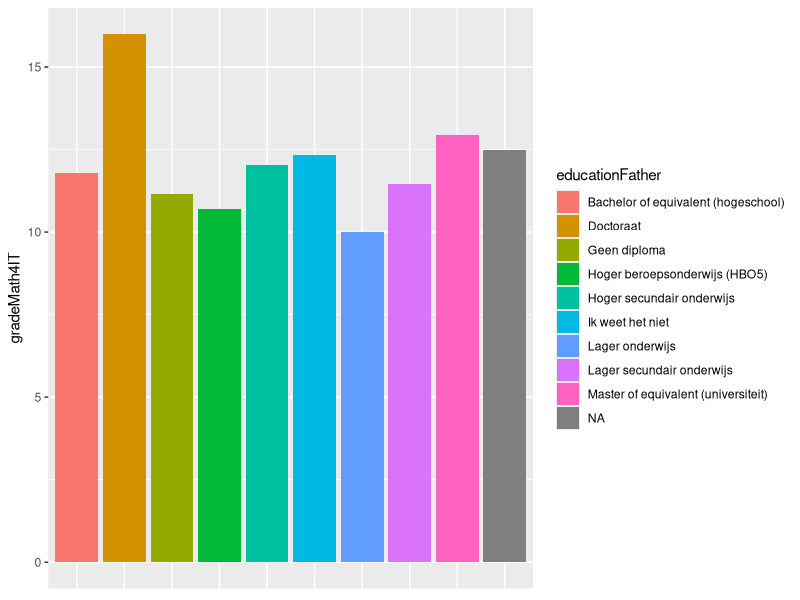
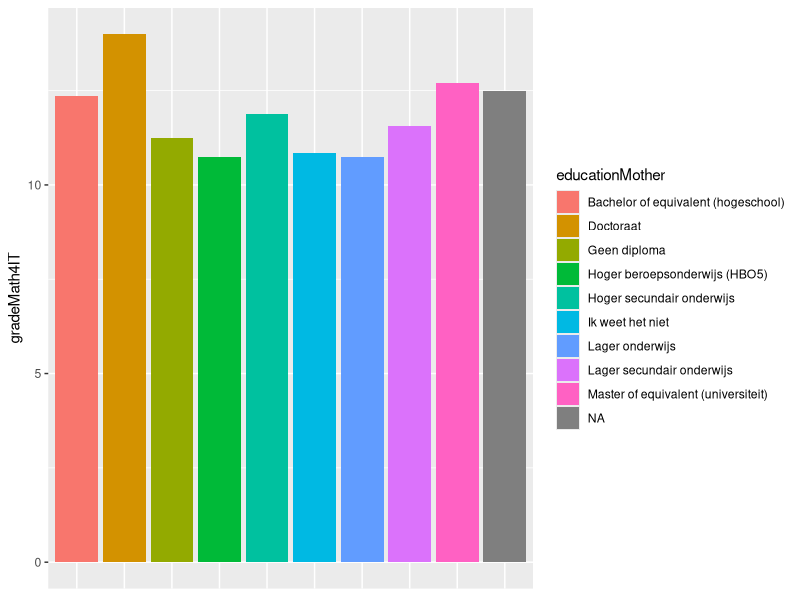
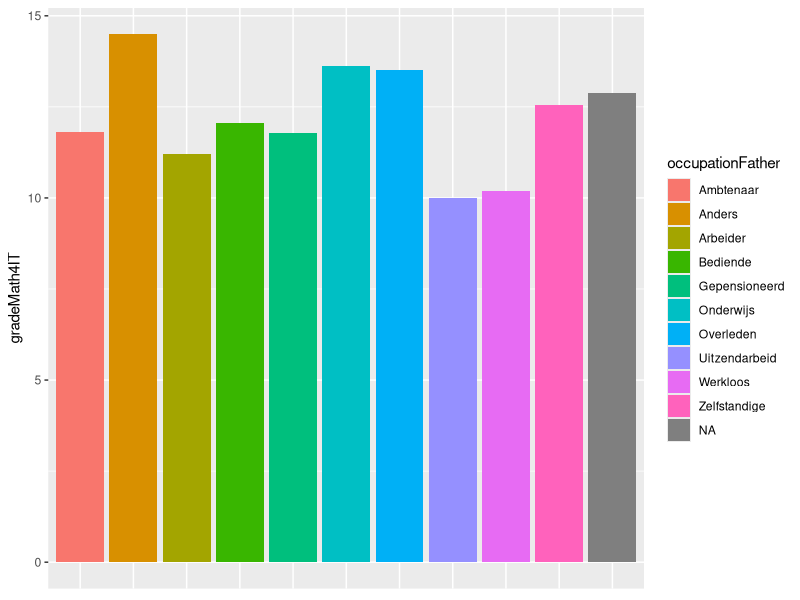
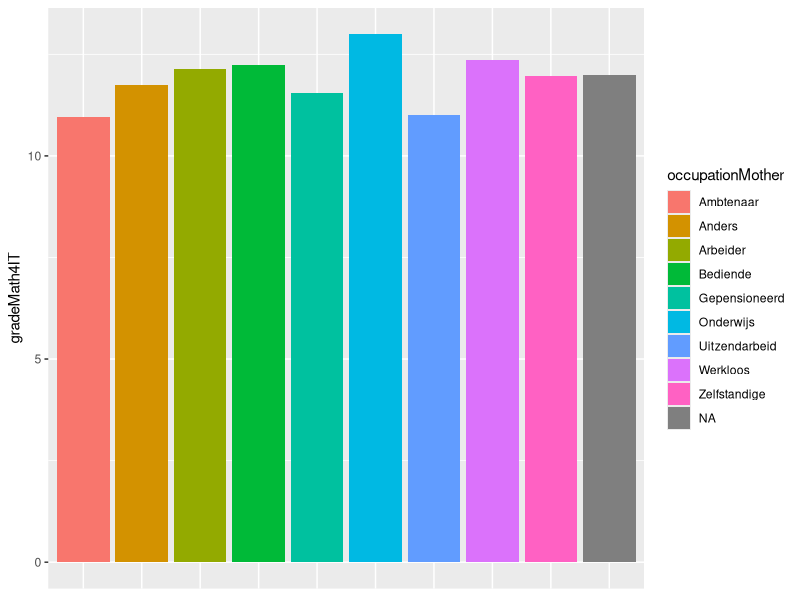
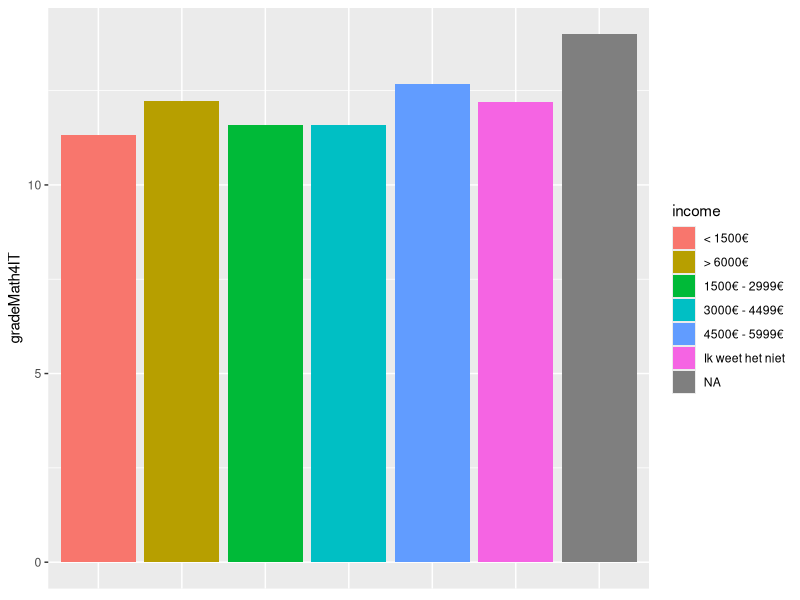
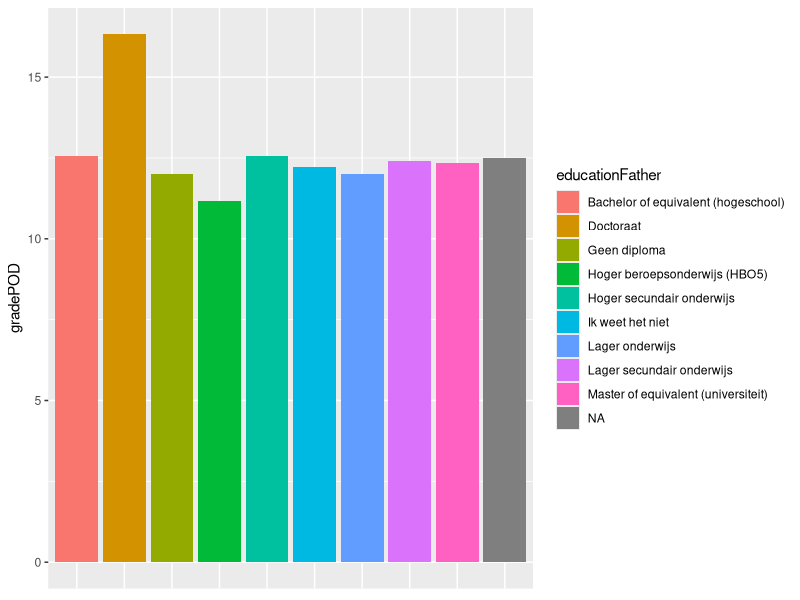
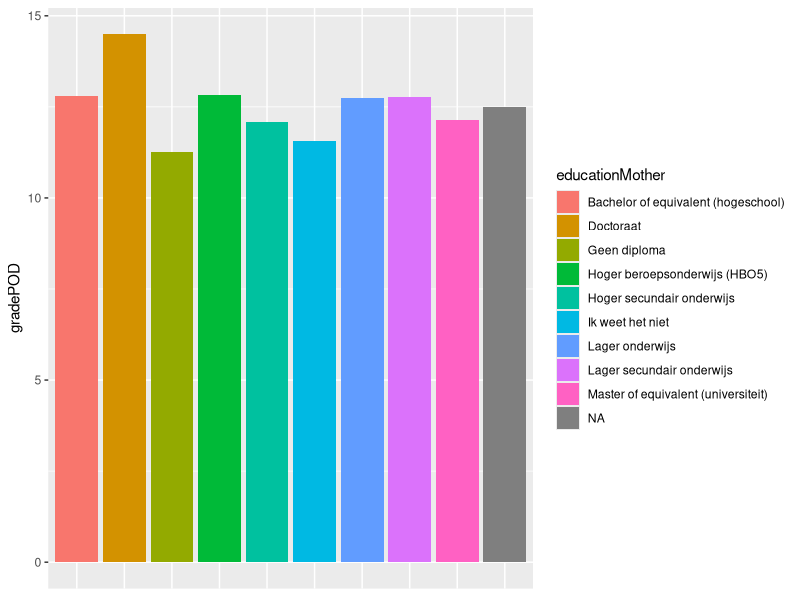
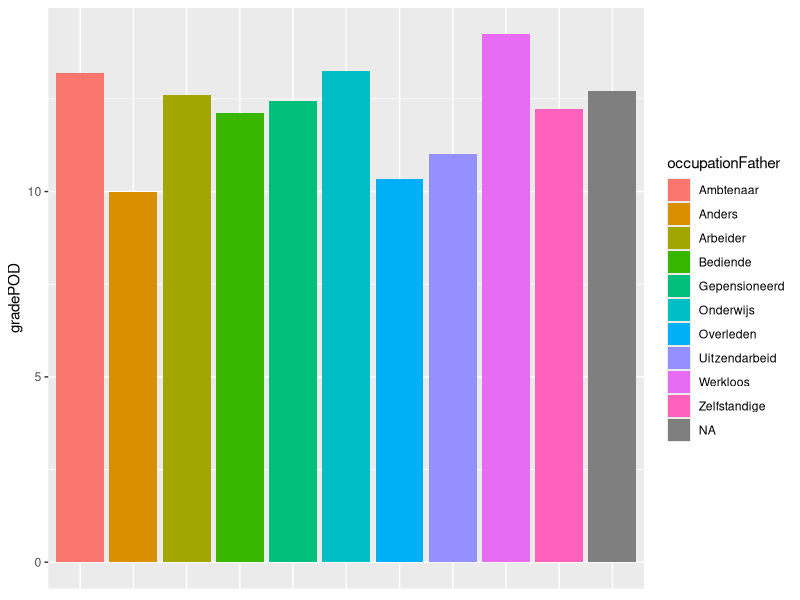

Reproduce these figures in R, in order.
## ---- chunk 1
knitr::opts_chunk$set(echo = TRUE)
library(tidyverse)

dataset <- read_csv(file = "../data/npe-1920-wiskundige-geletterdheid.csv")
## ---- chunk 2
educationFather <- dataset$EducationFather
gradeMath4IT <- dataset$GradeMath4IT

ggplot(data = dataset, mapping = aes(x = educationFather, y = gradeMath4IT,fill = educationFather)) +
  geom_bar(stat = "summary", fun.y = "mean", )  +
  geom_errorbar(stat = "summary", fun.data = "mean_sdl", fun.args = list(mult=1),width = .8) +
    theme(axis.title.x=element_blank(),
        axis.text.x=element_blank(),
        axis.ticks.x=element_blank())
## ---- chunk 3
s1 <- dataset$GradeMath4IT[dataset$EducationFather == "Master of equivalent (universiteit)"]
s2 <- dataset$GradeMath4IT[dataset$EducationFather == "Lager secundair onderwijs"]

(t <- t.test(s1,s2))



# Pooled standard deviation for two samples x and y
pooled_sd <- function(x, y) {
  sd_x <- sd(x, na.rm = TRUE)
  sd_y <- sd(y, na.rm = TRUE)
  n_x <- length(x)
  n_y <- length(y)
  
  sqrt( ((n_x - 1) * sd_x^2 + (n_y - 1) * sd_y^2)
        / (n_x + n_y - 2))
}

# Effect size, Cohen's d
cohens_d <- function(x, y) {
  (mean(y, na.rm = TRUE) - mean(x, na.rm = TRUE)) / pooled_sd(x, y)
}



cohend <- cohens_d(s1,s2)
## ---- chunk 4
educationMother <- dataset$EducationMother
gradeMath4IT <- dataset$GradeMath4IT

ggplot(data = dataset, mapping = aes(x = educationMother, y = gradeMath4IT,fill = educationMother)) +
  geom_bar(stat = "summary", fun.y = "mean", )  +
  geom_errorbar(stat = "summary", fun.data = "mean_sdl", fun.args = list(mult=1),width = .8)+
    theme(axis.title.x=element_blank(),
        axis.text.x=element_blank(),
        axis.ticks.x=element_blank())
## ---- chunk 5
s1 <- dataset$GradeMath4IT[dataset$EducationMother == "Master of equivalent (universiteit)"]
s2 <- dataset$GradeMath4IT[dataset$EducationMother == "Lager secundair onderwijs"]

(t <- t.test(s1,s2))



# Pooled standard deviation for two samples x and y
pooled_sd <- function(x, y) {
  sd_x <- sd(x, na.rm = TRUE)
  sd_y <- sd(y, na.rm = TRUE)
  n_x <- length(x)
  n_y <- length(y)
  
  sqrt( ((n_x - 1) * sd_x^2 + (n_y - 1) * sd_y^2)
        / (n_x + n_y - 2))
}

# Effect size, Cohen's d
cohens_d <- function(x, y) {
  (mean(y, na.rm = TRUE) - mean(x, na.rm = TRUE)) / pooled_sd(x, y)
}



cohend <- cohens_d(s1,s2)
## ---- chunk 6
occupationFather <- dataset$OccupationFather
gradeMath4IT <- dataset$GradeMath4IT

ggplot(data = dataset, mapping = aes(x = occupationFather, y = gradeMath4IT,fill = occupationFather)) +
  geom_bar(stat = "summary", fun.y = "mean", )  +
  geom_errorbar(stat = "summary", fun.data = "mean_sdl", fun.args = list(mult=1),width = .8)+
    theme(axis.title.x=element_blank(),
        axis.text.x=element_blank(),
        axis.ticks.x=element_blank())
## ---- chunk 7
s1 <- dataset$GradeMath4IT[dataset$OccupationFather == "Ambtenaar"]
s2 <- dataset$GradeMath4IT[dataset$OccupationFather == "Werkloos"]

(t <- t.test(s1,s2))



# Pooled standard deviation for two samples x and y
pooled_sd <- function(x, y) {
  sd_x <- sd(x, na.rm = TRUE)
  sd_y <- sd(y, na.rm = TRUE)
  n_x <- length(x)
  n_y <- length(y)
  
  sqrt( ((n_x - 1) * sd_x^2 + (n_y - 1) * sd_y^2)
        / (n_x + n_y - 2))
}

# Effect size, Cohen's d
cohens_d <- function(x, y) {
  (mean(y, na.rm = TRUE) - mean(x, na.rm = TRUE)) / pooled_sd(x, y)
}



cohend <- cohens_d(s1,s2)
## ---- chunk 8
occupationMother <- dataset$OccupationMother
gradeMath4IT <- dataset$GradeMath4IT

ggplot(data = dataset, mapping = aes(x = occupationMother, y = gradeMath4IT,fill = occupationMother)) +
  geom_bar(stat = "summary", fun.y = "mean", )  +
  geom_errorbar(stat = "summary", fun.data = "mean_sdl", fun.args = list(mult=1),width = .8)+
    theme(axis.title.x=element_blank(),
        axis.text.x=element_blank(),
        axis.ticks.x=element_blank())
## ---- chunk 9
s1 <- dataset$GradeMath4IT[dataset$OccupationMother == "Ambtenaar"]
s2 <- dataset$GradeMath4IT[dataset$OccupationMother == "Werkloos"]

(t <- t.test(s1,s2))



# Pooled standard deviation for two samples x and y
pooled_sd <- function(x, y) {
  sd_x <- sd(x, na.rm = TRUE)
  sd_y <- sd(y, na.rm = TRUE)
  n_x <- length(x)
  n_y <- length(y)
  
  sqrt( ((n_x - 1) * sd_x^2 + (n_y - 1) * sd_y^2)
        / (n_x + n_y - 2))
}

# Effect size, Cohen's d
cohens_d <- function(x, y) {
  (mean(y, na.rm = TRUE) - mean(x, na.rm = TRUE)) / pooled_sd(x, y)
}



cohend <- cohens_d(s1,s2)
## ---- chunk 10
income <- dataset$FamilyIncome
gradeMath4IT <- dataset$GradeMath4IT

ggplot(data = dataset, mapping = aes(x = income, y = gradeMath4IT,fill = income)) +
  geom_bar(stat = "summary", fun.y = "mean", )  +
  geom_errorbar(stat = "summary", fun.data = "mean_sdl", fun.args = list(mult=1),width = .8)+
    theme(axis.title.x=element_blank(),
        axis.text.x=element_blank(),
        axis.ticks.x=element_blank())
## ---- chunk 11
s1 <- dataset$GradeMath4IT[dataset$FamilyIncome == "> 6000€"]
s2 <- dataset$GradeMath4IT[dataset$FamilyIncome == "< 1500€"]

(t <- t.test(s1,s2))



# Pooled standard deviation for two samples x and y
pooled_sd <- function(x, y) {
  sd_x <- sd(x, na.rm = TRUE)
  sd_y <- sd(y, na.rm = TRUE)
  n_x <- length(x)
  n_y <- length(y)
  
  sqrt( ((n_x - 1) * sd_x^2 + (n_y - 1) * sd_y^2)
        / (n_x + n_y - 2))
}

# Effect size, Cohen's d
cohens_d <- function(x, y) {
  (mean(y, na.rm = TRUE) - mean(x, na.rm = TRUE)) / pooled_sd(x, y)
}



cohend <- cohens_d(s1,s2)
## ---- chunk 12
educationFather <- dataset$EducationFather
gradePOD <- dataset$GradePOD1

ggplot(data = dataset, mapping = aes(x = educationFather, y = gradePOD,fill = educationFather)) +
  geom_bar(stat = "summary", fun.y = "mean", )  +
  geom_errorbar(stat = "summary", fun.data = "mean_sdl", fun.args = list(mult=1),width = .8)+
    theme(axis.title.x=element_blank(),
        axis.text.x=element_blank(),
        axis.ticks.x=element_blank())
## ---- chunk 13
s1 <- dataset$GradePOD1[dataset$EducationFather == "Master of equivalent (universiteit)"]
s2 <- dataset$GradePOD1[dataset$EducationFather == "Lager secundair onderwijs"]

(t <- t.test(s1,s2))



# Pooled standard deviation for two samples x and y
pooled_sd <- function(x, y) {
  sd_x <- sd(x, na.rm = TRUE)
  sd_y <- sd(y, na.rm = TRUE)
  n_x <- length(x)
  n_y <- length(y)
  
  sqrt( ((n_x - 1) * sd_x^2 + (n_y - 1) * sd_y^2)
        / (n_x + n_y - 2))
}

# Effect size, Cohen's d
cohens_d <- function(x, y) {
  (mean(y, na.rm = TRUE) - mean(x, na.rm = TRUE)) / pooled_sd(x, y)
}



cohend <- cohens_d(s1,s2)
## ---- chunk 14
educationMother <- dataset$EducationMother
gradePOD <- dataset$GradePOD1

ggplot(data = dataset, mapping = aes(x = educationMother, y = gradePOD,fill = educationMother)) +
  geom_bar(stat = "summary", fun.y = "mean", )  +
  geom_errorbar(stat = "summary", fun.data = "mean_sdl", fun.args = list(mult=1),width = .8)+
    theme(axis.title.x=element_blank(),
        axis.text.x=element_blank(),
        axis.ticks.x=element_blank())
## ---- chunk 15
s1 <- dataset$GradePOD1[dataset$EducationMother == "Master of equivalent (universiteit)"]
s2 <- dataset$GradePOD1[dataset$EducationMother == "Lager secundair onderwijs"]

(t <- t.test(s1,s2))



# Pooled standard deviation for two samples x and y
pooled_sd <- function(x, y) {
  sd_x <- sd(x, na.rm = TRUE)
  sd_y <- sd(y, na.rm = TRUE)
  n_x <- length(x)
  n_y <- length(y)
  
  sqrt( ((n_x - 1) * sd_x^2 + (n_y - 1) * sd_y^2)
        / (n_x + n_y - 2))
}

# Effect size, Cohen's d
cohens_d <- function(x, y) {
  (mean(y, na.rm = TRUE) - mean(x, na.rm = TRUE)) / pooled_sd(x, y)
}



cohend <- cohens_d(s1,s2)
## ---- chunk 16
occupationFather <- dataset$OccupationFather
gradePOD <- dataset$GradePOD1

ggplot(data = dataset, mapping = aes(x = occupationFather, y = gradePOD,fill = occupationFather)) +
  geom_bar(stat = "summary", fun.y = "mean", )  +
  geom_errorbar(stat = "summary", fun.data = "mean_sdl", fun.args = list(mult=1),width = .8)+
    theme(axis.title.x=element_blank(),
        axis.text.x=element_blank(),
        axis.ticks.x=element_blank())
## ---- chunk 17
s1 <- dataset$GradePOD1[dataset$OccupationFather == "Ambtenaar"]
s2 <- dataset$GradePOD1[dataset$OccupationFather == "Werkloos"]

(t <- t.test(s1,s2))

# Pooled standard deviation for two samples x and y
pooled_sd <- function(x, y) {
  sd_x <- sd(x, na.rm = TRUE)
  sd_y <- sd(y, na.rm = TRUE)
  n_x <- length(x)
  n_y <- length(y)
  
  sqrt( ((n_x - 1) * sd_x^2 + (n_y - 1) * sd_y^2)
        / (n_x + n_y - 2))
}

# Effect size, Cohen's d
cohens_d <- function(x, y) {
  (mean(y, na.rm = TRUE) - mean(x, na.rm = TRUE)) / pooled_sd(x, y)
}



cohend <- cohens_d(s1,s2)
## ---- chunk 18
occupationMother <- dataset$OccupationMother
gradePOD <- dataset$GradePOD1

ggplot(data = dataset, mapping = aes(x = occupationMother, y = gradePOD,fill = occupationMother)) +
  geom_bar(stat = "summary", fun.y = "mean", )  +
  geom_errorbar(stat = "summary", fun.data = "mean_sdl", fun.args = list(mult=1),width = .8)+
    theme(axis.title.x=element_blank(),
        axis.text.x=element_blank(),
        axis.ticks.x=element_blank())
## ---- chunk 19
s1 <- dataset$GradePOD1[dataset$OccupationMother == "Ambtenaar"]
s2 <- dataset$GradePOD1[dataset$OccupationMother == "Werkloos"]

(t <- t.test(s1,s2))

# Pooled standard deviation for two samples x and y
pooled_sd <- function(x, y) {
  sd_x <- sd(x, na.rm = TRUE)
  sd_y <- sd(y, na.rm = TRUE)
  n_x <- length(x)
  n_y <- length(y)
  
  sqrt( ((n_x - 1) * sd_x^2 + (n_y - 1) * sd_y^2)
        / (n_x + n_y - 2))
}

# Effect size, Cohen's d
cohens_d <- function(x, y) {
  (mean(y, na.rm = TRUE) - mean(x, na.rm = TRUE)) / pooled_sd(x, y)
}



cohend <- cohens_d(s1,s2)
## ---- chunk 20
income <- dataset$FamilyIncome
gradePOD <- dataset$GradePOD1

ggplot(data = dataset, mapping = aes(x = income, y = gradePOD,fill = income)) +
  geom_bar(stat = "summary", fun.y = "mean", )  +
  geom_errorbar(stat = "summary", fun.data = "mean_sdl", fun.args = list(mult=1),width = .8)+
    theme(axis.title.x=element_blank(),
        axis.text.x=element_blank(),
        axis.ticks.x=element_blank())
## ---- chunk 21
s1 <- dataset$GradePOD1[dataset$FamilyIncome == "> 6000€"]
s2 <- dataset$GradePOD1[dataset$FamilyIncome == "< 1500€"]



(t <- t.test(s1,s2))

# Pooled standard deviation for two samples x and y
pooled_sd <- function(x, y) {
  sd_x <- sd(x, na.rm = TRUE)
  sd_y <- sd(y, na.rm = TRUE)
  n_x <- length(x)
  n_y <- length(y)
  
  sqrt( ((n_x - 1) * sd_x^2 + (n_y - 1) * sd_y^2)
        / (n_x + n_y - 2))
}

# Effect size, Cohen's d
cohens_d <- function(x, y) {
  (mean(y, na.rm = TRUE) - mean(x, na.rm = TRUE)) / pooled_sd(x, y)
}



cohend <- cohens_d(s1,s2)
